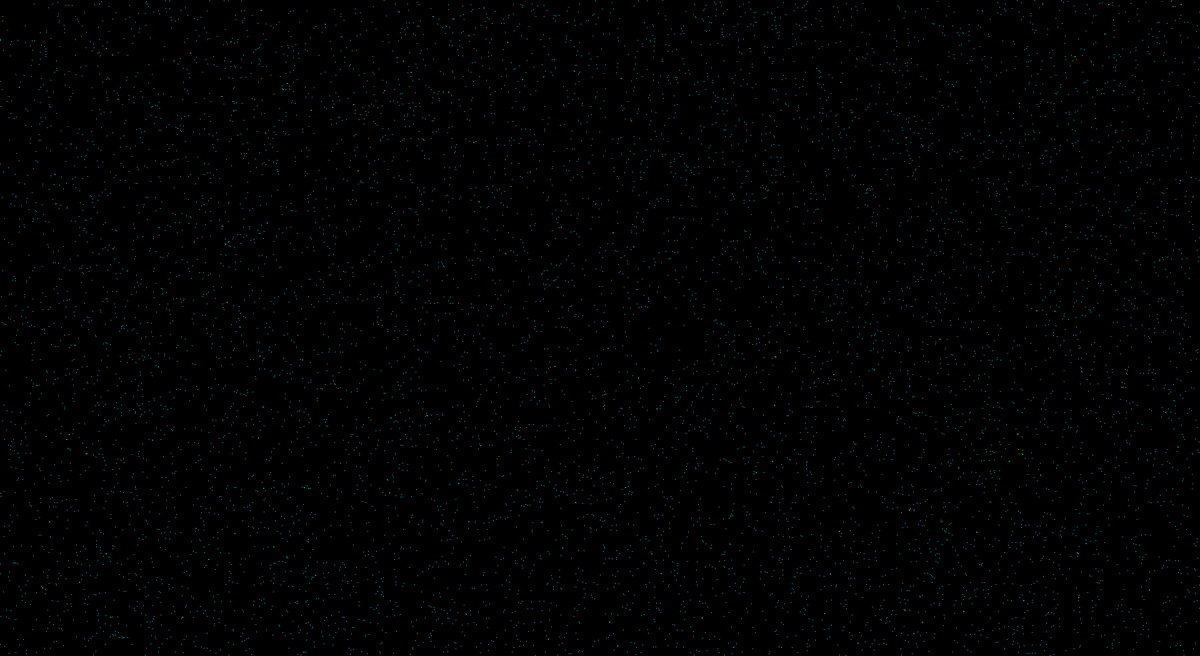
Frame 1 (no input)
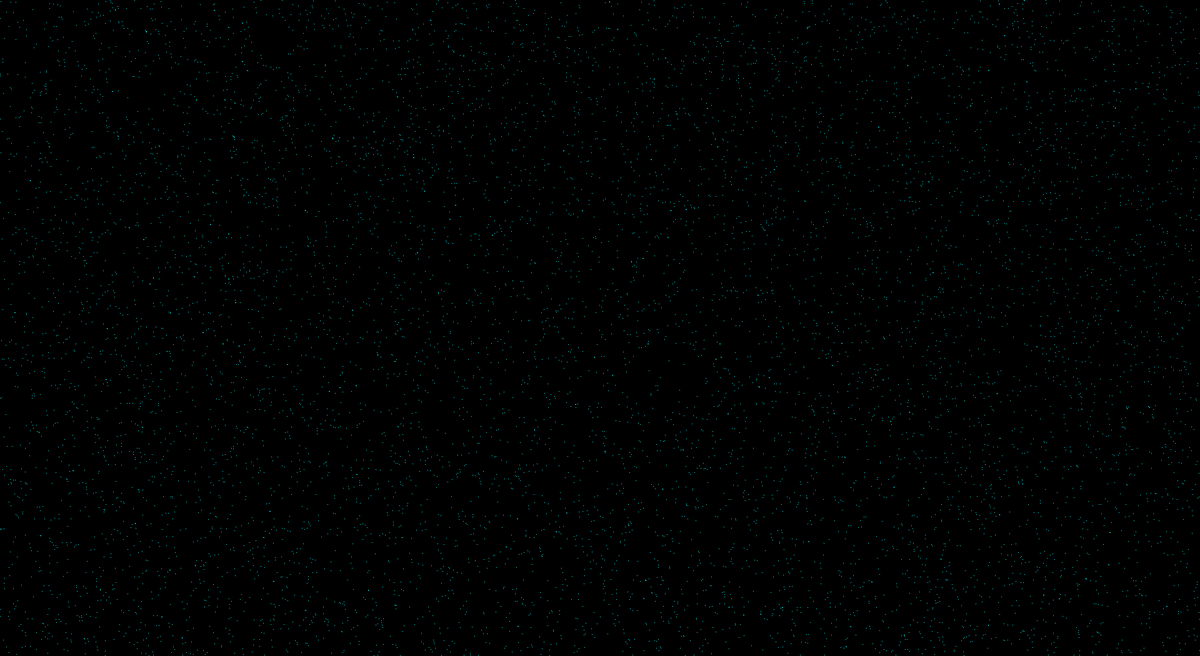
Frame 60 (the mouse pressed at the canvas centre just before this capture)
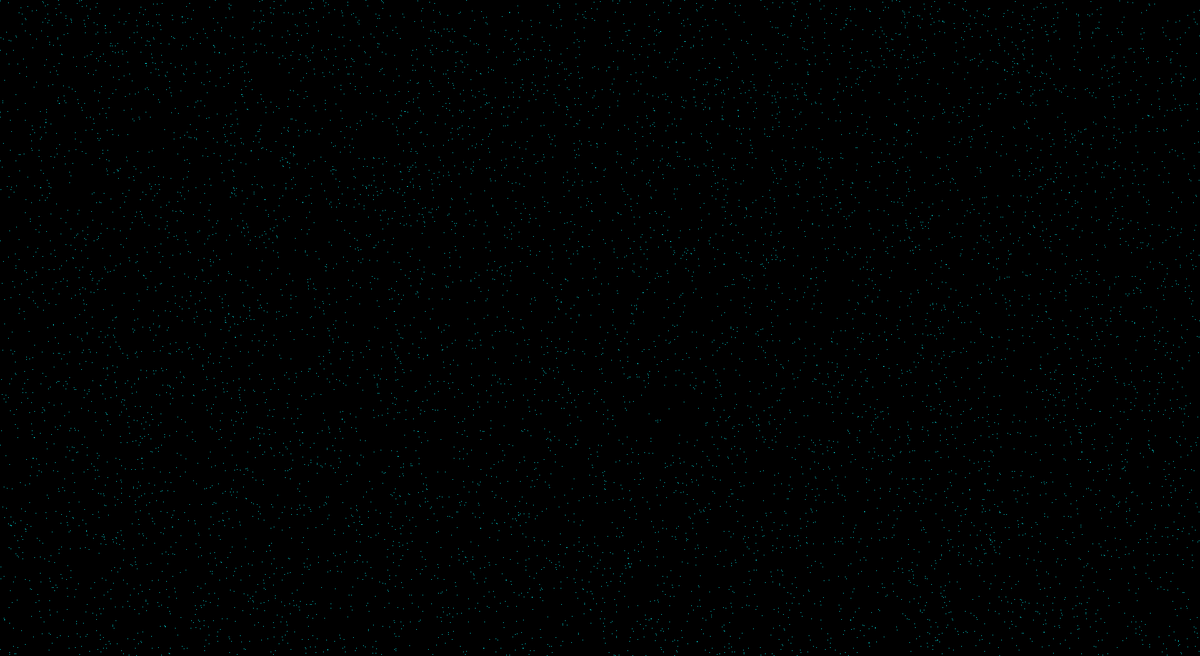
Frame 120 (the mouse held since frame 60 and released just before this capture)

The Processing sketch that drew these frames (run headless with seeded random() and noise(); from frame 60 on, the mouse is pressed at the canvas centre):

// Processing sketch: processing_109469
// ── processing_109469.pde

World w;
int numcells = 0;
int maxcells = 9000;
Cell[] cells = new Cell[maxcells];
color spore_color;
// set lower for smoother animation, higher for faster simulation
int runs_per_loop = 10000;
color black = color(0,0,0);
  
void setup() {
  size(1920, 1050);
  frameRate(24);
  reset();
}

void reset() {
  clearScreen();  
  w = new World();
  spore_color = color(0, 255, 255);
  seed();
}

void seed() {
  // Add cells at random places
  for (int i = 0; i < maxcells; i++)
  {
    int cX = (int)random(width);
    int cY = (int)random(height);
    if (w.getpix(cX, cY) == black) {
      w.setpix(cX, cY, spore_color);
      cells[numcells] = new Cell(cX, cY);
      numcells++;
    }
  }
}

void draw() {
  // Run cells in random order
  for (int i = 0; i < runs_per_loop; i++) {
    int selected = min((int)random(numcells), numcells - 1);
    cells[selected].run();
  }
}

void clearScreen() {
  background(0);
}

class Cell {
  int x, y;
  Cell(int xin, int yin) {
    x = xin;
    y = yin;
  }

    // Perform action based on surroundings
  void run() {
    // Fix cell coordinates
    while(x < 0) {
      x+=width;
    }
    while(x > width - 1) {
      x-=width;
    }
    while(y < 0) {
      y+=height;
    }
    while(y > height - 1) {
      y-=height;
    }
    
    // Cell instructions
    if (w.getpix(x + 1, y) == black) {
      move(0, 1);
    } else if (w.getpix(x, y - 1) != black && w.getpix(x, y + 1) != black) {
      move((int)random(9) - 4, (int)random(9) - 4);
    }
  }
  
  // Will move the cell (dx, dy) units if that space is empty
  void move(int dx, int dy) {
    if (w.getpix(x + dx, y + dy) == black) {
      w.setpix(x + dx, y + dy, w.getpix(x, y));
      w.setpix(x, y, color(0));
      x += dx;
      y += dy;
    }
  }
}

//  The World class simply provides two functions, get and set, which access the
//  display in the same way as getPixel and setPixel.  The only difference is that
//  the World class's get and set do screen wraparound ("toroidal coordinates").
class World {
  
  void setpix(int x, int y, int c) {
    while(x < 0) x+=width;
    while(x > width - 1) x-=width;
    while(y < 0) y+=height;
    while(y > height - 1) y-=height;
    set(x, y, c);
  }
  
  color getpix(int x, int y) {
    while(x < 0) x+=width;
    while(x > width - 1) x-=width;
    while(y < 0) y+=height;
    while(y > height - 1) y-=height;
    return get(x, y);
  }
}
